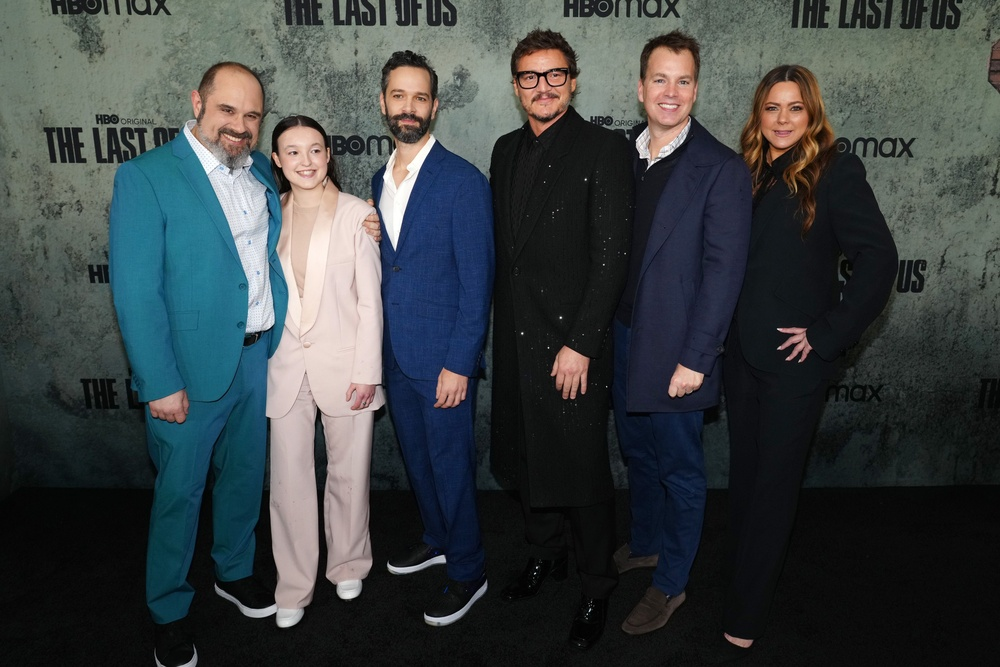
#> input picture lab4/photo2.jpg, 1000 x 667 px, shrunk from 4116 x 2744 before the run
$ python lab4_1.py
#> lines starting #> are read from the running program, lines starting #| are printed output that depends on the picture; after the words box and inside, x2 and y2 are one past the last pixel; in counts of white or black regions, pixels touching at a corner belong together
import cv2

# Завантаження класифікатора Haarcascade
face_cascade_db = cv2.CascadeClassifier(cv2.data.haarcascades + "haarcascade_frontalface_default.xml")

# Завантаження зображення
img = cv2.imread("photo2.jpg")
#> img is the input picture: shape (667, 1000, 3); mean B, G, R 66.3, 65.1, 58.9

# Перетворення зображення у відтінки сірого
img_gray = cv2.cvtColor(img, cv2.COLOR_BGR2GRAY)
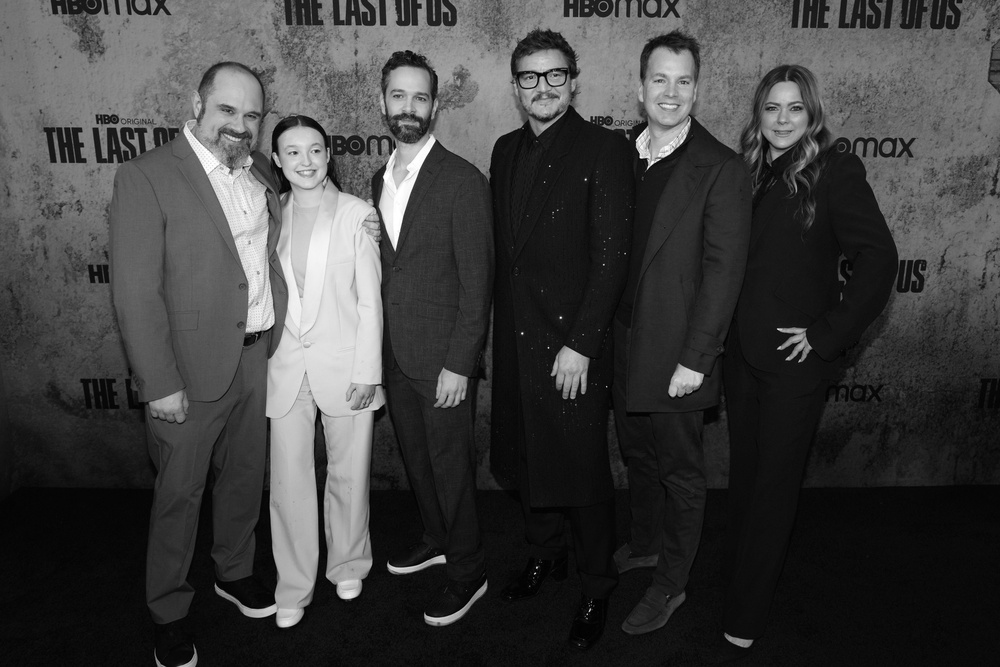
#> img_gray: shape (667, 1000); min 0, max 255, mean 63.4

# Розпізнавання обличчя
faces = face_cascade_db.detectMultiScale(img_gray, scaleFactor=1.1, minNeighbors=5)
#> faces = [[637, 55, 68, 68], [755, 87, 59, 59], [274, 128, 59, 59], [377, 72, 63, 63], [202, 85, 72, 72], [509, 47, 70, 70]]

# Відображення рамок на зображенні
for (x, y, w, h) in faces:
    cv2.rectangle(img, (x, y), (x+w, y+h), (0, 255, 0), 2)
#> this loop made 6 passes
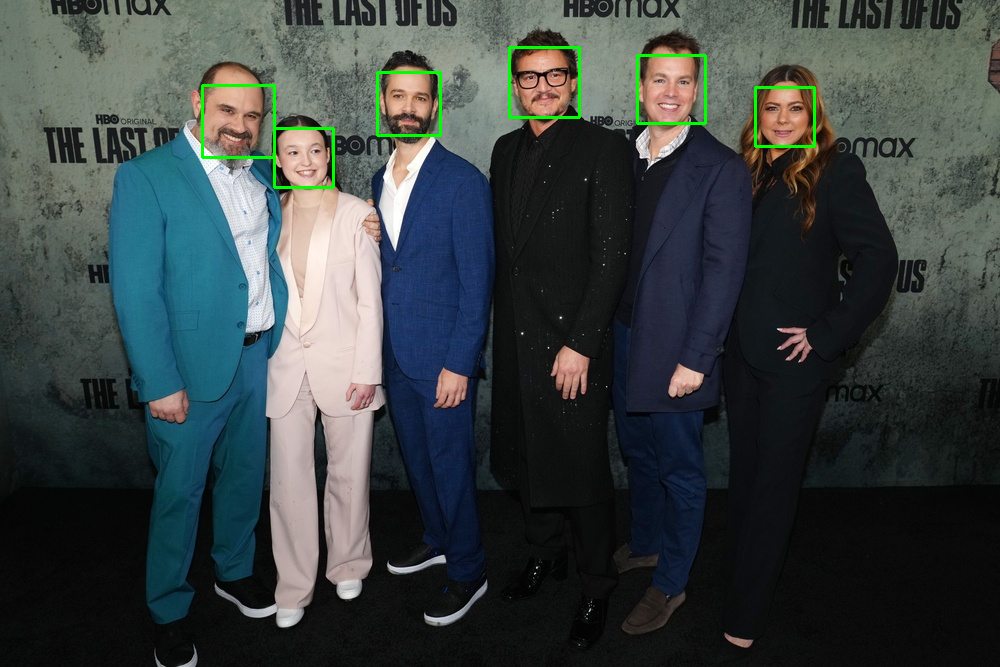
#> img: shape (667, 1000, 3); 0.69% of pixels changed, all inside (x1, y1, x2, y2) = (201, 46, 816, 189)

# Виведення результату
cv2.imshow('Detected Faces', img)
cv2.waitKey(0)
cv2.destroyAllWindows()
